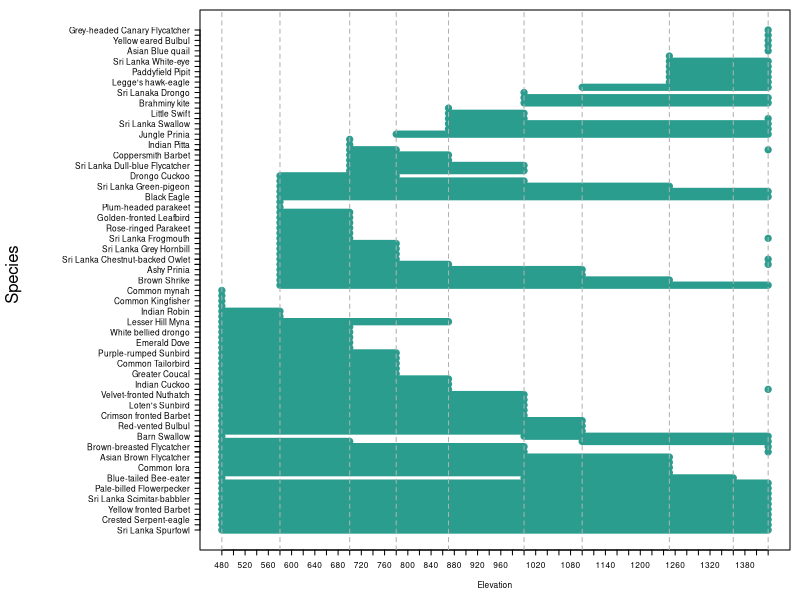
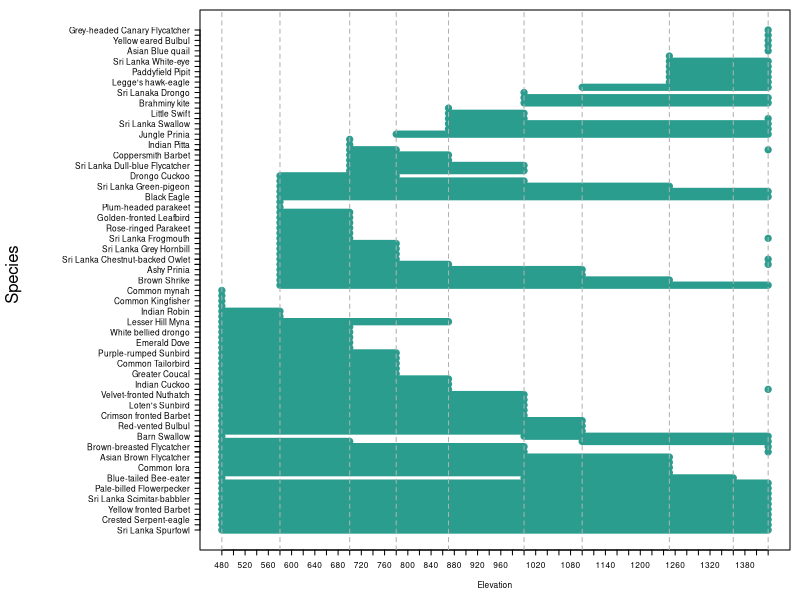

Write R code to recreate these figures, in order.
library(readxl)

data <- read_excel("Fig4_species_elevation.xlsx")

sum(is.na(data))
dim(data)

make_plot <- function() {
  
  par(mar = c(5, 20, 1, 1))
  par(cex = 0.5)
  
  plot(1,
       type = "n",
       xlim = c(480, 1420),
       ylim = c(1, 97),
       xlab = "Elevation",
       ylab = "",
       yaxt = "n",
       xaxt = "n")
  
  mtext("Species", side = 2, line = 18, at = 50, las = 0)
  
  segments(data$x_start, data$y_values,
           data$x_end, data$y_values,
           col = "#2A9D8F", lwd = 7)
  
  axis(2, at = data$y_values, labels = data$y_labels, las = 2)
  
  axis(1, at = seq(480, 1420, by = 20),
       labels = seq(480, 1420, by = 20))
  
  abline(v = c(480, 580, 700, 780, 870,
               1000, 1100, 1250, 1360, 1420),
         col = "#B0B0B0", lty = 2)
}

# -------------------------
# PNG export (4x scale)
# -------------------------
png("Fig4_species_elevation.png",
    width = 4800,
    height = 5600,
    res = 600)

make_plot()
dev.off()

# -------------------------
# PDF export (vector, publication-safe)
# -------------------------
pdf("Fig4_species_elevation.pdf",
    width = 12,
    height = 14)

make_plot()
dev.off()
